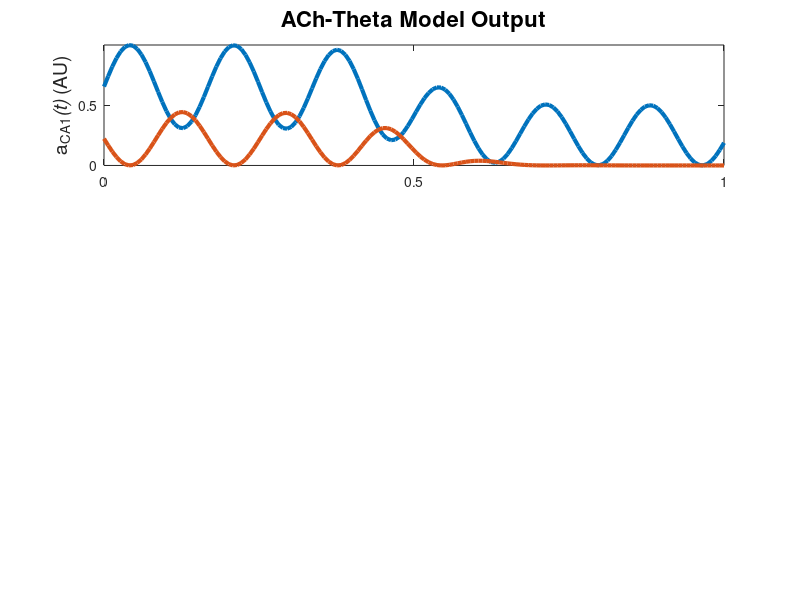

Source code (MATLAB): (Note: this script raises an error after producing the figure.)
function [] = hasselmo9402_working_addedPlots()
% hasselmo_9402 theta model


%todo: 
% add plots for ca3 and ec activity - done
% add ach to the model - done
% make a struct to hold data? - done

% can we get EC and CA3 activity separated?
% Learning? - simple vector forgeting? TMaze? 
% OLM switch? 
% show that hasselmo is wrong
% add the anon funct to other areas

clear all;
dbstop if error;

%% runtime parameters
p.nTrls = 2;
p.nTSteps = 25;
p.nCA1cells = 2;
p.nCA3cells = 3;
p.nECcells = 2;

p.dt = 0.005; % Default = 5 ms
p.thF = 8; % Default = 8 Hz
p.nCycles = 6; % How many cycles would we like per trial. Default = 6? 
p.stepsPerCycle = ceil(((1/p.thF)/p.dt));
p.phaseStep = (2*pi)/p.stepsPerCycle; % number of radians to increment theta phase by for each time steps
p.k = .5; % Max synaptic growth. Default = .5
p.lrate = 0.01; % learning rate, per Ehren's experiment
p.thetaScale = 1; % X from Hasselmo et al. 2002, p 799
% [0 to 1] smaller means theta has less effect on functional strength
% paper is vague about whether different values are used for the different
% layers (CA3 vs EC), for now we'll assume that it is a single fixed
% parameter. Default = 1?
p.time = linspace(0,1,p.nCycles*p.stepsPerCycle);

% allocate arrays
a.CA1 = nan(p.nCA1cells,p.nTSteps);
a.CA3 = nan(p.nCA3cells,p.nTrls); 
a.EC  = nan(p.nECcells, p.nTrls);
w.CA3 = eye(p.nCA1cells, p.nCA3cells);
w.EC  = eye(p.nCA1cells, p.nECcells); % identity matrix p.801
tempXprod = nan(p.nCA1cells,p.nCA3cells,p.stepsPerCycle);



%% Task 

% 


stage = 1;

% for each trial, run the theta model 
for trl = 1:p.nTrls
  % initialize first timestep
  % NOTE: THESE NEED TO BE SET FOR EACH PHASE OF THE TASK, TRL
  a.CA3(:,1) = [1; 1; 0]; % rand(p.nCA3cells,1) > .5;
  a.EC(:,1)  = [1; 0]; % rand(p.nECcells, 1) > .5;
  
  % run the model
  [a, tempXprod, pha, theta, syn] = runTheta(a,w,tempXprod,p,stage);
  
  % compute weight updates after each theta cycle
  dw.CA3(:,:) = sum(tempXprod,3);
  
  fprintf('\nTrial %i\n',trl);
  if any(isnan(dw.CA3)), keyboard, end % Just in case something goes wrong...
  %w.CA3, dw.CA3
  w.CA3 = w.CA3 + p.lrate .* dw.CA3; %   w.CA3 = w.CA3 + dw.CA3;
  w.CA3 = min(w.CA3, p.k);
  %w.CA3
  
  %if trl == p.nTrls, plotStateVariables(theta,a,pha, trl); end
  
end




fprintf('Test initial learning\n');
a.CA3(:,1) = [0; 1; 0]; % rand(p.nCA3cells,1) > .5;
[a, tempXprod, pha, theta, syn] = runTheta(a,w,tempXprod,p,stage);
trl = 0;
if 1
    plotStateVariables(theta,a,pha, trl,p.time); 
    %plotRegionAct(syn.EC3(1,:), syn.CA3(2,:),p.time); pha
    plotRegionActACh(syn.EC3(1,:), syn.CA3(2,:),pha,p.time);
end


if 0 % crosses may be indicative of the results found in colgin et al 2009
   figure; 
   subplot(2,1,1);
   hold on;
   plot(p.time,syn.EC3(1,:))
   plot(p.time,syn.CA3(2,:))
   
   subplot(2,1,2);
   plot(p.time,theta.LTP)
   
end

%keyboard;
end 


function [a,tempXprod, pha, theta, syn] = runTheta(a,w,tempXprod,p,stage)
  
  % allocate phase and theta params
  pha.EC = nan(p.nTSteps,1);   theta.EC = nan(p.nTSteps,1);
  pha.CA3 = nan(p.nTSteps,1);  theta.CA3 = nan(p.nTSteps,1);
  pha.LTP = nan(p.nTSteps,1);  theta.LTP = nan(p.nTSteps,1);
  
  pha.EC(1)  = 0;    theta.EC(1)  = (p.thetaScale/2) * sin(pha.EC(1))  + (1-(p.thetaScale/2));
  pha.CA3(1) = pi;   theta.CA3(1) = (p.thetaScale/2) * sin(pha.CA3(1)) + (1-(p.thetaScale/2));
  pha.LTP(1) = 0;    theta.LTP(1) = sin(pha.LTP(1));
  
  % initialize ACh activity
  AchPut = linspace(-10,10,p.nCycles*p.stepsPerCycle);
  pha.AChLvls = sigmoid(AchPut);
  % .64 C_theta (equ 5) Cr = .8 Cl = ? 
  Cr = 1; Cl = .5; % These need to be updated to control for individual dynamics in CA3 vs EC 
  updateEC3 = @(ACh,Cl,theta,w,a) (1 - ACh*Cl) * ((theta.*w) * a);
  updateCA3 = @(ACh,Cr,theta,w,a) (1 - ACh*Cr) * ((theta.*w) * a);
  
  syn.EC3(:,1) = updateEC3(pha.AChLvls(1),Cl,theta.EC(1),w.EC,a.EC(:,stage));
  syn.CA3(:,1) = updateCA3(pha.AChLvls(1),Cr,theta.CA3(1),w.CA3,a.CA3(:,stage));

  % initialize CA1 activity
  a.CA1(:,1) = syn.EC3(:,1) + syn.CA3(:,1); % eq 2.4 p.799

  tempXprod(:,:,1) = (theta.LTP(1) .* a.CA1(:,1)) * a.CA3(:,stage)';
  % run one theta cycle
  for t = 2:p.nCycles*p.stepsPerCycle
    
    % phasic input
    pha.EC(t)  = pha.EC(t-1)  + p.phaseStep;  theta.EC(t)  = (p.thetaScale/2) * sin(pha.EC(t))  + (1-(p.thetaScale/2));  % eq 2.2 p.799
    pha.CA3(t) = pha.CA3(t-1) + p.phaseStep;  theta.CA3(t) = (p.thetaScale/2) * sin(pha.CA3(t)) + (1-(p.thetaScale/2));  % eq 2.3 p.799
    pha.LTP(t) = pha.LTP(t-1) + p.phaseStep;  theta.LTP(t) = sin(pha.LTP(t));                                            % eq 2.5 p.799
    
    % after the new updating function was written
    syn.EC3(:,t) = (1 - pha.AChLvls(t)*Cl) * ((theta.EC(t) .* w.EC) * a.EC(:,stage));
    syn.CA3(:,t) = (1 - pha.AChLvls(t)*Cr) * ((theta.CA3(t) .* w.CA3) * a.CA3(:,stage));
    
    a.CA1(:,t) = syn.EC3(:,t) + syn.CA3(:,t); % eq 2.4 p.799

    tempXprod(:,:,t) = (theta.LTP(t) .* a.CA1(:,t)) * a.CA3(:,stage)';
    
  end
  
  modEC = reshape(syn.EC3,2,[])';
  modCA3 = reshape(syn.CA3,2,[])';
  
  if 0
    keyboard;
    
    figure; hold on;
    time = linspace(0, 1000, size(reshape(syn.EC3,2,[])',1));
    plot(time,modEC);
    plot(time,modCA3);
    xlim([0,max(time)]);
    
    figure;
    plot(time, modEC+modCA3)
    
  end
  
end

function plotStateVariables_old(theta,a,pha,trl)
    figure;
    subplot(4,1,1);
    hold off; plot(theta.EC)
    hold on; plot(theta.CA3)
    ylabel('theta.CA3');
    legend('EC','CA3'); ylim([0 1]);
    %title(['End of training']);
    title(['trl ', num2str(trl)])
    
    subplot(4,1,2);
    plot(a.CA1');
    ylabel('act CA1');
    
    subplot(4,1,3);
    plot(theta.LTP)
    ylabel('theta LTP');
    
    subplot(4,1,4);
    plot(pha.AChLvls)
    ylabel('Ach');
end

function plotStateVariables(theta,a,pha,trl,t)
    figure;
    subplot(3,1,1); 
    plot(t,a.CA1','LineWidth',3);
    title('ACh-Theta Model Output','FontSize',16);
    ylabel('a_{CA1}\it(t) \rm(AU)','FontSize',14);
    yticks([-.2 0 .5]); xticks([0 .5 1]);
    ax = gca; ax.FontSize = 12;
    
    
    subplot(3,1,2);
    plot(t,pha.AChLvls,'LineWidth',3)
    ylabel('\bf\psi\rm\it(t) \rm(AU)','FontSize',14); 
    xlabel('Time (s)','FontSize',14);
    yticks([0 1]); xticks([0 .5 1]);
    ax = gca; ax.FontSize = 12;
    
    subplot(3,1,3);
    plot(t,theta.LTP,'LineWidth',3)
    ylabel('\theta_{LTP} \rm(AU)','FontSize',14);
    yticks([-1 0 1]); xticks([0 .5 1]);
    ax = gca; ax.FontSize = 12;
    
end

function plotRegionAct(EC, CA3, t)

figure; 
subplot(1,2,1);
plot(t,EC, 'r','LineWidth',3)
title('EC Activity', 'FontSize',16)
xlabel('Time (s)','FontSize',14); ylabel('Activity (AU)', 'FontSize',14);
yticks([0 .5]); xticks([0 .5 1]);
ax = gca; ax.FontSize = 12; 



subplot(1,2,2);
plot(t,CA3, 'b','LineWidth',3)
title('CA3 Activity', 'FontSize',16)
xlabel('Time (s)','FontSize',14); ylabel('Activity (AU)', 'FontSize',14);
yticks([0 .5]); xticks([0 .5 1]);
ax = gca; ax.FontSize = 12; 

end

function plotRegionActACh(EC, CA3, pha, t)

figure('position',[1 1 809 278]); 
subplot(2,2,1);
plot(t,EC, 'r','LineWidth',3)
title('EC Activity', 'FontSize',16)
%xlabel('Time (s)','FontSize',14); 
ylabel('Activity (AU)', 'FontSize',14);
yticks([0 .5]); xticks([0 .5 1]);
ax = gca; ax.FontSize = 12; 

subplot(2,2,2);
plot(t,CA3, 'b','LineWidth',3)
title('CA3 Activity', 'FontSize',16)
%xlabel('Time (s)','FontSize',14); 
ylabel('Activity (AU)', 'FontSize',14);
yticks([0 .5]); xticks([0 .5 1]);
ax = gca; ax.FontSize = 12; 

subplot(2,2,3);
plot(t,pha.AChLvls,'LineWidth',3)
ylabel('\bf\psi\rm\it(t) \rm(AU)','FontSize',14); 
xlabel('Time (s)','FontSize',14);
yticks([0 1]); xticks([0 .5 1]);
ax = gca; ax.FontSize = 12;

subplot(2,2,4);
plot(t,pha.AChLvls,'LineWidth',3)
ylabel('\bf\psi\rm\it(t) \rm(AU)','FontSize',14); 
xlabel('Time (s)','FontSize',14);
yticks([0 1]); xticks([0 .5 1]);
ax = gca; ax.FontSize = 12;

end

function y = sigmoid(x)
y = 1.0 ./ (1 + exp(-x));
end
%%
